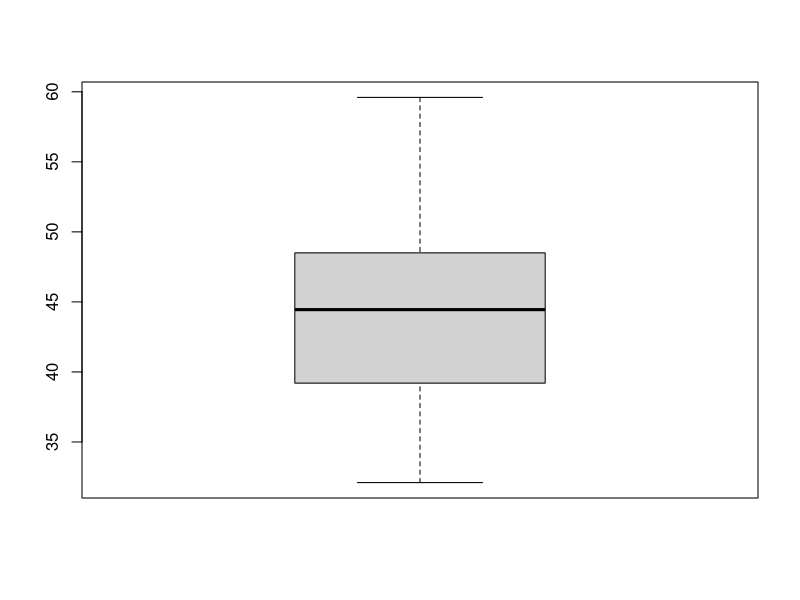
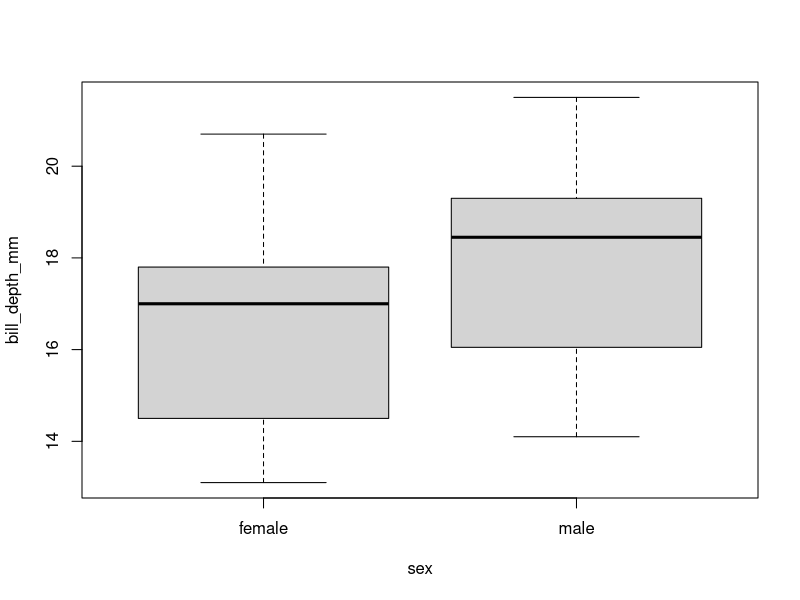

Here is the R script that generated these plots, in order: (Note: this script raises an error after producing the figures.)
install.packages("palmerpenguins")
install.packages("here")
require(palmerpenguins)
require(here)
library("palmerpenguins")
penguins = data.frame(penguins)
mean(penguins$body_mass_g)
summary(penguins)
boxplot(penguins$bill_length_mm)
boxplot(bill_depth_mm ~ sex, data = penguins)
par(mfrow = c(1, 2))
boxplot(penguins$bill_legnth_mm)
boxplot(bill_length_mm ~ sex, data = penguins)
coplot(body_mass_g ~ flipper_length_mm | island, data = penguins)

require(here)
png(filename = here("basic_coplot.png"), width = 800, height = 600)
coplot(body_mass_g ~ flipper_length_mm | island, data = penguins, rows = 1)
dev.off()